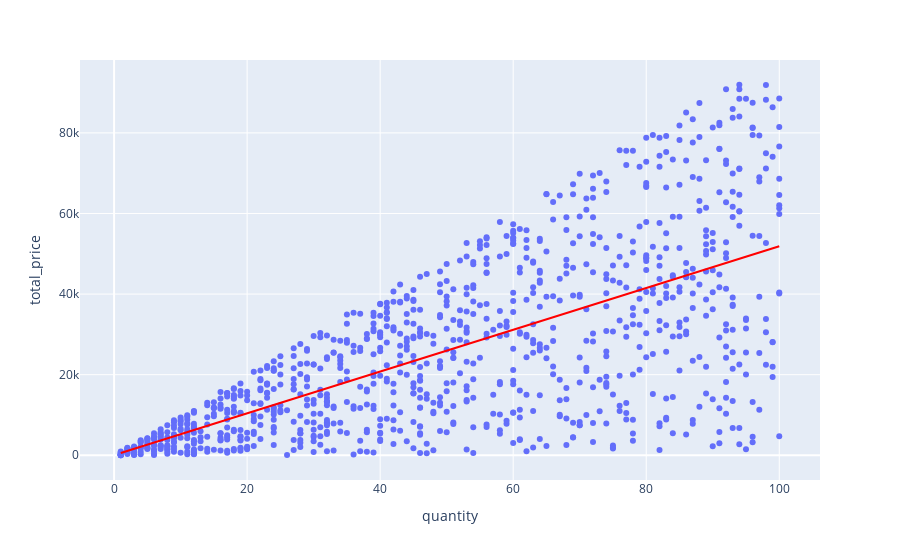

Notebook cell for this chart:
### Markdown cell above
### Plotly

### Code cell
px.scatter(df, x=df.quantity, y=df.total_price, trendline='ols', trendline_color_override='red')

### Figure 1 — Plotly figure (JSON) as saved in the notebook; plotly's stock layout.template omitted (floating-point values rounded to 4 significant figures; data arrays with more than 128 entries replaced by an {"elided": "..."} marker saying what was removed)
{"data": [{"hovertemplate": "quantity=%{x}<br>total_price=%{y}<extra></extra>", "legendgroup": "", "marker": {"color": "#636efa", "symbol": "circle"}, "mode": "markers", "name": "", "orientation": "v", "showlegend": false, "type": "scatter", "x": {"elided": "1000 int values"}, "xaxis": "x", "y": {"elided": "1000 float values"}, "yaxis": "y"}, {"hovertemplate": "<b>OLS trendline</b><br>total_price = 518.335 * quantity + 36.6749<br>R<sup>2</sup>=0.460723<br><br>quantity=%{x}<br>total_price=%{y} <b>(trend)</b><extra></extra>", "legendgroup": "", "line": {"color": "red"}, "marker": {"color": "#636efa", "symbol": "circle"}, "mode": "lines", "name": "", "showlegend": false, "type": "scatter", "x": {"elided": "1000 int values"}, "xaxis": "x", "y": {"elided": "1000 float values"}, "yaxis": "y"}], "layout": {"legend": {"tracegroupgap": 0}, "margin": {"t": 60}, "xaxis": {"anchor": "y", "domain": [0, 1], "title": {"text": "quantity"}}, "yaxis": {"anchor": "x", "domain": [0, 1], "title": {"text": "total_price"}}}}
